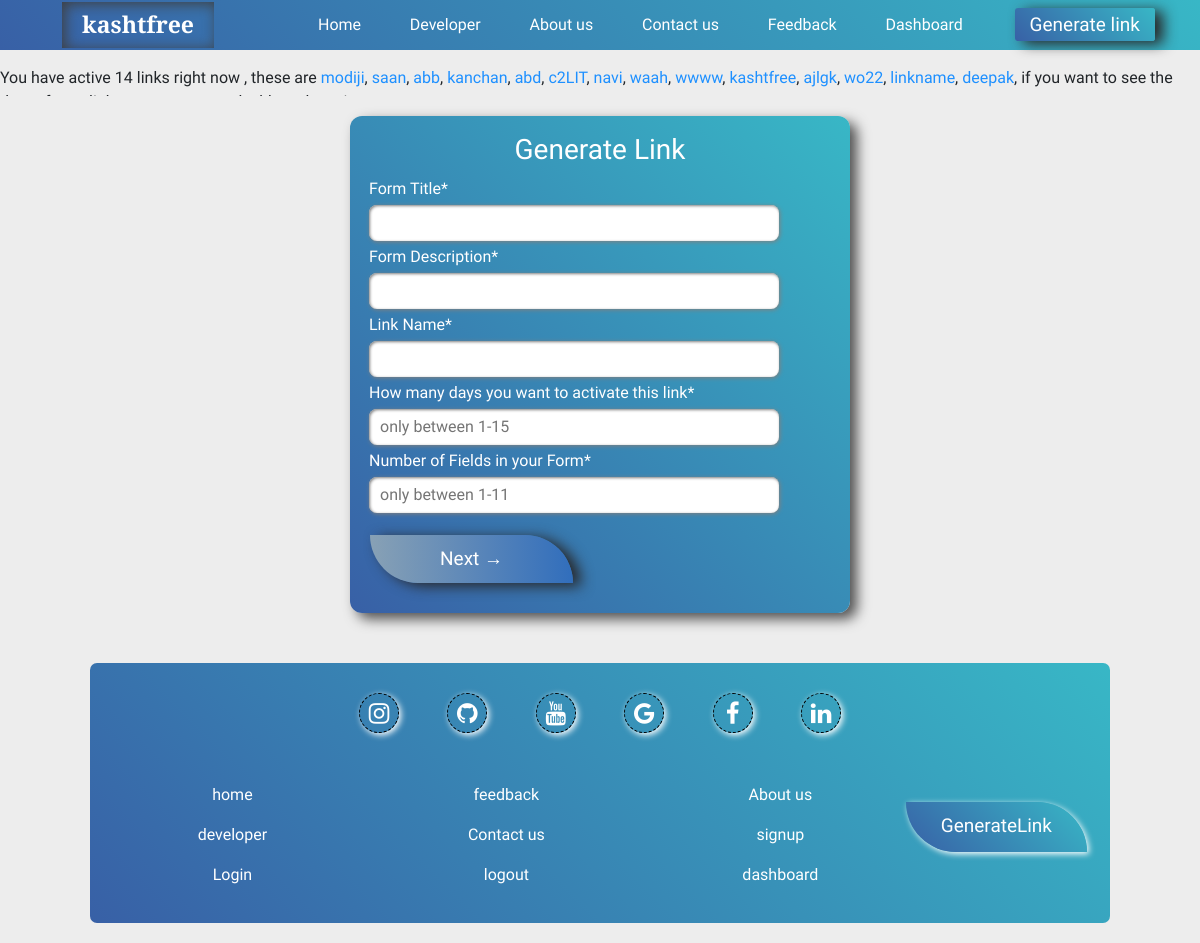
The app's page /generateLink/ (signed in) with its own data.
### GenerateLink/models.py (models this page shows, shortened)
class GenerateLink(models.Model):
    user=models.ForeignKey(User, on_delete=models.CASCADE)
    title=models.TextField()
    desc=models.TextField()
    linkName=models.TextField()
    activeDays=models.TextField()
    NumberOfcolumn=models.TextField()
    fieldName=models.TextField()
    created_at =  models.DateTimeField(default=datetime.now)
    def __str__(self) -> str:
        return self.linkName

### GenerateLink/views.py (the view, shortened to what this page needs)
# urls.py: path('generateLink/', views.GenerateLinkView,name="generateLink"),
@login_required(login_url='/login/')
def GenerateLinkView(request):
    linksperuser=GenerateLink.objects.filter(user=request.user)
    return render(request,'generate_link.html',context={"userAlllinks":linksperuser})

### GenerateLink/templates/generate_link.html (shortened to what this page needs)
{% extends 'index.html' %}
{% block content %}
<div class="instruct">
    You have  active {{userAlllinks|length}} links right now , these are
    {% for i in userAlllinks %}
    <span class="c-dodgerblue">{{i}}</span>,
    {% endfor %}
    if you want to see the data of your links , so go on your dashboard section..
</div>
<form action="" method="post" class="w-500px">
    <h3 class="heading">Generate Link</h3>
    <div class="ip ">
        <label for="form_title" class="chh_label">Form Title*</label>
        <input type="text" class="chh_iptext" id="form_title" name="form_title" required>
    </div>
    <div class="ip ">
        <label for="form_desc" class="chh_label">Form Description*</label>
        <input type="text" class="chh_iptext" id="form_desc" name="form_desc" required>
    </div>
    <div class="ip ">
        <label for="link_name" class="chh_label"> Link Name*</label>
        <input type="text" class="chh_iptext" id="link_name" name="link_name" required>
    </div>
    <div class="ip ">
        <label for="time_active_link" class="chh_label">How many days you want to activate this link*</label>
        <input type="text" class="chh_iptext" id="time_active_link" name="time_active_link" placeholder="only between 1-15" required>
    </div>
    <div class="ip  ">
        <label for="nfields" class="chh_label">Number of Fields in your Form*</label>
        <input type="text" class="chh_iptext" id="nfields" name="nfields" placeholder="only between 1-11" required>
    </div>
 <div class="f-sch w-100%" style="margin:10px 0px;">
    <button type="submit" name="submit" class="btn-hrl c-var(--f2color)  form_btn" value="signup">Next
        &#8594;</button>
    </div>
</form>
{% endblock content %}

### templates/css/style.html (style rules this page uses)
* { margin: 0; padding: 0; font-family: 'Quantico', sans-serif; }
:root { --bgcolor:linear-gradient( 45deg,#3860A6 ,#38B7C6); --bodycolor:rgb(237, 237, 237); --f1color:black; --f2color:white; --boxshadow:1px 1px 4px gray; --boxshadowhigh:2px 2px 6px white; --insetboxshadow:inset 1px 1px 3px gray,1px 1px 4px gray; --bradius:8px; }
body { background-color: var(--bodycolor); }
.ip { display:flex; flex-direction: column; width: 100%; }
.chh_iptext { width: clamp(240px,90%,410px); padding: 6px; background: white; border-radius: var(--bradius); outline: none; box-shadow: var(--insetboxshadow); border: 2px solid var(--bgcolor); text-indent: 5px; margin: 2px; }
.chh_label { margin: 2px; }
.form_btn { background: linear-gradient(to left, #316ebc 0%, #88a1b5 100%); }
form { margin: 20px auto; background-image: var(--bgcolor); padding: 17px; border-radius: 12px; box-shadow: #4f4f4f 7px 6px 13px; display: flex; justify-content: flex-start; align-items: center; flex-direction: column; color: white; }
.instruct { animation: animateInstruct 25s infinite linear; height: 30px; overflow: hidden; }

### records on screen
GenerateLink: linkName "modiji"
GenerateLink: linkName "saan"
GenerateLink: linkName "abb"
GenerateLink: linkName "kanchan"
GenerateLink: linkName "abd"
GenerateLink: linkName "c2LIT"
GenerateLink: linkName "navi"
GenerateLink: linkName "waah"
GenerateLink: linkName "wwww"
GenerateLink: linkName "kashtfree"
GenerateLink: linkName "ajlgk"
GenerateLink: linkName "wo22"
GenerateLink: linkName "linkname"
GenerateLink: linkName "deepak"

### other values on screen
{{ userAlllinks|length }} "14"
